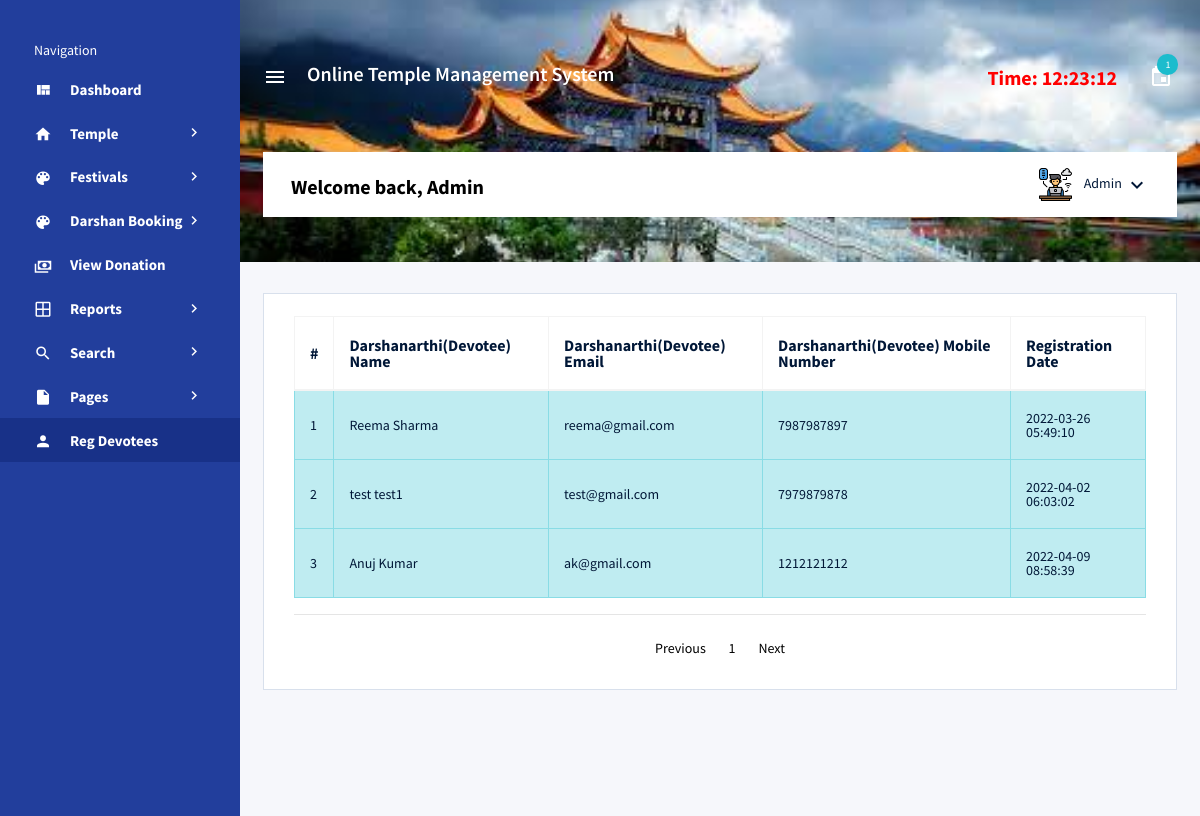
Page /otms/admin/reg-devotees.php (signed in) on the committed database.
### tables this page shows
CREATE TABLE `tbluser` (
  `ID` int(10) NOT NULL,
  `FirstName` varchar(120) DEFAULT NULL,
  `LastName` varchar(120) DEFAULT NULL,
  `MobileNumber` bigint(10) DEFAULT NULL,
  `Email` varchar(120) DEFAULT NULL,
  `Password` varchar(120) DEFAULT NULL,
  `RegDate` timestamp NULL DEFAULT current_timestamp()
);

### otms/admin/reg-devotees.php (the view, shortened to what this page needs)
<?php session_start();
include('includes/config.php');
if(strlen($_SESSION['aid'])==0)
  {
header('location:login.php');
}
else{
  ?>
<!DOCTYPE html>
<html lang="en">
<head>
  <link rel="stylesheet" href="vendors/mdi/css/materialdesignicons.min.css">
  <link rel="stylesheet" href="vendors/css/vendor.bundle.base.css">
  <link rel="stylesheet" href="css/style.css">
</head>
<body>
  <div class="container-scroller d-flex">
    <?php include_once('includes/sidebar.php');?>
    <div class="container-fluid page-body-wrapper">
      <?php include_once('includes/header.php');?>
      <div class="main-panel">
        <div class="content-wrapper">
          <div class="row">
            <div class="col-lg-12 stretch-card">
              <div class="card">
                <div class="card-body">
                    <table class="table table-bordered">
                        <tr>
                          <th>
                            #
                          </th>
                          <th>
                            Darshanarthi(Devotee) Name
                          </th>
                          <th>
                            Darshanarthi(Devotee) Email
                          </th>
                          <th>
                            Darshanarthi(Devotee) Mobile Number
                          </th>
                         <th>
                            Registration Date
                          </th>
                        </tr>
                      <tbody>
                        <?php
                        if (isset($_GET['page_no']) && $_GET['page_no']!="") {
    $page_no = $_GET['page_no'];
    } else {
        $page_no = 1;
        }
    $total_records_per_page = 5;
    $offset = ($page_no-1) * $total_records_per_page;
    $previous_page = $page_no - 1;
    $next_page = $page_no + 1;
    $result_count = mysqli_query($con,"SELECT COUNT(*) As total_records FROM tbluser");
    $total_records = mysqli_fetch_array($result_count);
    $total_records = $total_records['total_records'];
    $total_no_of_pages = ceil($total_records / $total_records_per_page);
                         $query=mysqli_query($con,"select * from tbluser LIMIT $offset, $total_records_per_page");
$cnt=1;
while($row=mysqli_fetch_array($query))
{
?>
                        <tr class="table-info">
                          <td>
                            <?php echo htmlentities($cnt);?>
                          </td>
                          <td>
                            <?php echo htmlentities($row['FirstName']);?>  <?php echo htmlentities($row['LastName']);?>
                          </td>
                          <td>
                            <?php echo htmlentities($row['Email']);?>
                          </td>
                          <td>
                            <?php echo htmlentities($row['MobileNumber']);?>
                          </td>
                           <td>
                           <?php echo htmlentities($row['RegDate']);?>
                          </td>
                        </tr>
                         <?php
$cnt=$cnt+1;
}  ?>
                      </tbody>
                    </table>
                    <hr />
                    <ul id="pagination">
    <li <?php if($page_no <= 1){ echo "class='disabled'"; } ?>>
    <a <?php if($page_no > 1){ echo "href='?page_no=$previous_page'"; } ?>>Previous</a>
    </li>
    <?php
    if ($total_no_of_pages <= 10){
        for ($counter = 1; $counter <= $total_no_of_pages; $counter++){
            if ($counter == $page_no) {
           echo "<li class='active'><a>$counter</a></li>";
                }else{
           echo "<li><a href='?page_no=$counter'>$counter</a></li>";
                }
        }
    }
?>
    <li <?php if($page_no >= $total_no_of_pages){ echo "class='disabled'"; } ?>>
    <a <?php if($page_no < $total_no_of_pages) { echo "href='?page_no=$next_page'"; } ?>>Next</a>
    </li>
</ul>
                  </div>
                </div>
              </div>
            </div>
          </div>
        </div>
      </div>
    </div>
</body>
</html><?php } ?>

### otms/admin/includes/header.php (shortened to what this page needs)
<nav class="navbar col-lg-12 col-12 px-0 py-0 py-lg-4 d-flex flex-row">
        <div class="navbar-menu-wrapper d-flex align-items-center justify-content-end">
          <button class="navbar-toggler navbar-toggler align-self-center" type="button" data-toggle="minimize">
            <span class="mdi mdi-menu"></span>
          </button>
          <div class="navbar-brand-wrapper">
            <h4 style="color: white; padding-right: 20px;padding-left: 20px;">Online Temple Management System</h4>
          </div>
          <?php
$admid=$_SESSION['aid'];
$ret=mysqli_query($con,"select AdminName from tbladmin where ID='$admid'");
$row=mysqli_fetch_array($ret);
$name=$row['AdminName'];
?>
          <ul class="navbar-nav navbar-nav-right">
            <li class="nav-item">
              <h4 class="mb-0 font-weight-bold d-none d-xl-block" style="color: red;">Time: <?php
  echo $runningTime = date('h:i:s');
?></h4>
            </li>
            <li class="nav-item dropdown mr-1">
              <?php
$ret1=mysqli_query($con,"select tbluser.FirstName,tblbookdarshan.ID,tblbookdarshan.BookingNumber,BookingDate from tblbookdarshan join tbluser on tbluser.ID=tblbookdarshan.UserId where tblbookdarshan.Status is null || tblbookdarshan.Status=''");
$num=mysqli_num_rows($ret1);
?>
              <a class="nav-link count-indicator dropdown-toggle d-flex justify-content-center align-items-center" id="messageDropdown" href="#" data-toggle="dropdown">
                <i class="mdi mdi-calendar mx-0"></i>
                <span class="count bg-info"><?php echo $num;?></span>
              </a>
            </li>
          </ul>
        </div>
        <div class="navbar-menu-wrapper navbar-search-wrapper d-none d-lg-flex align-items-center">
        <ul class="navbar-nav mr-lg-2">
            <li class="nav-item nav-search d-none d-lg-block">
              <div class="input-group">
                         <h4 class="font-weight-bold mb-0 d-none d-md-block mt-1" style="color:#000">Welcome back, <?php echo $name; ?></h4>
              </div>
            </li>
          </ul>
          <ul class="navbar-nav navbar-nav-right">
            <li class="nav-item nav-profile dropdown">
              <a class="nav-link dropdown-toggle" href="#" data-toggle="dropdown" id="profileDropdown">
                <img src="images/administrator.png" alt="profile"/>
                <span class="nav-profile-name"><?php echo $name; ?></span>
              </a>
            </li>
          </ul>
        </div>
      </nav>

### rows in the picture
tbluser: FirstName "Reema", LastName "Sharma", Email "reema@gmail.com", MobileNumber "7987987897", RegDate "2022-03-26 05:49:10"
tbluser: FirstName "test", LastName "test1", Email "test@gmail.com", MobileNumber "7979879878", RegDate "2022-04-02 06:03:02"
tbluser: FirstName "Anuj", LastName "Kumar", Email "ak@gmail.com", MobileNumber "1212121212", RegDate "2022-04-09 08:58:39"

### other values in the picture
$num "1"
$name "Admin"
